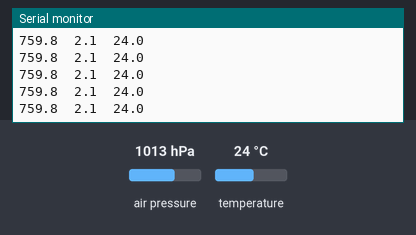
This sketch was run on a simulated Arduino Uno, built with avr-gcc and run on an emulated ATmega328P. Parts: the last lines printed to the serial monitor. Inputs (shaded band) come from the test bench; at power-on: air pressure 1013 hPa, temperature 24 °C.

Above: at 2.2 s.
2.3 s: air pressure set to 952 hPa
At 2.55 s:
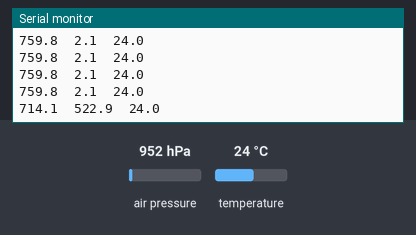
3.8 s: temperature set to 12 °C
At 3.82 s:
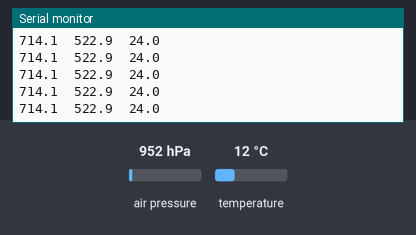
5.3 s: air pressure set to 975 hPa
At 5.35 s:
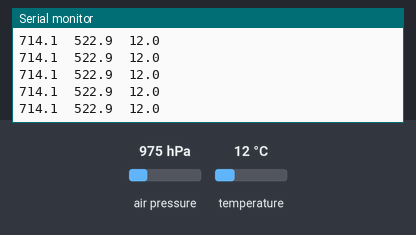
Timing chart, 0 to 8.3 s (numbered marks = the images above; inputs shaded):
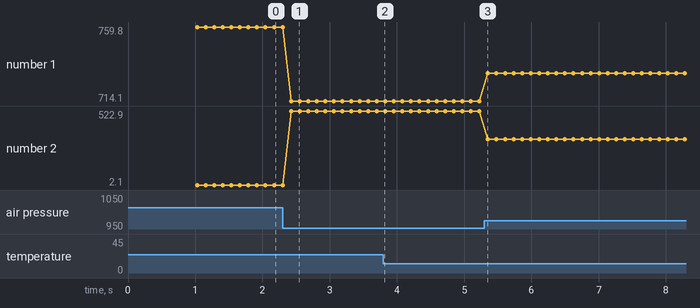

Measured:
- after the input at 2.3 s, the serial monitor: prints a new line after 0.13 s (image 1)
- plotted number 1: 759.8 → 714.1 after the input at 2.3 s, 714.1 → 731.3 after the input at 5.3 s
- plotted number 2: 2.1 → 522.9 after the input at 2.3 s, 522.9 → 323.4 after the input at 5.3 s

The sketch:

pressure_sensor_test.ino
```cpp
/*
  Пример работы с датчиками атмосферного давления BMP085/BMP180
  Created by Rostislav Varzar
*/
#include <Adafruit_BMP085_U.h>

Adafruit_BMP085_Unified bmp = Adafruit_BMP085_Unified(10085);

float p, h, t;

void setup() {
  // Инициализация последовательного порта
  Serial.begin(9600);
  // Инициализация датчика BMP085/BMP180
  if (!bmp.begin())
  {
    Serial.println("Could not find a valid BMP085 sensor!");
  }
  delay(1000);
}

void loop() {
  // Измерение давления, высоты и температуры
  sensors_event_t p_event;
  bmp.getEvent(&p_event);
  if (p_event.pressure)
  {
    p = p_event.pressure * 7.5006 / 10;
    bmp.getTemperature(&t);
    float seaLevelPressure = SENSORS_PRESSURE_SEALEVELHPA;
    h = bmp.pressureToAltitude(seaLevelPressure, p_event.pressure);
  }
  // Вывод измеренных значений
  Serial.print(String(p, 1));
  Serial.print("\t");
  Serial.print(String(h, 1));
  Serial.print("\t");
  Serial.print(String(t, 1));
  Serial.print("\t");

  Serial.println();

  delay(100);
}
```
